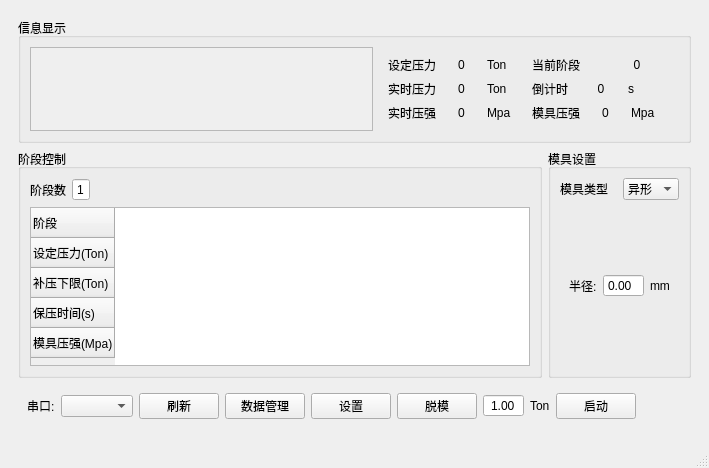
<?xml version="1.0" encoding="UTF-8"?>
<ui version="4.0">
 <class>UiHome</class>
 <widget class="QMainWindow" name="UiHome">
  <property name="geometry">
   <rect>
    <x>0</x>
    <y>0</y>
    <width>680</width>
    <height>468</height>
   </rect>
  </property>
  <property name="windowTitle">
   <string>home</string>
  </property>
  <widget class="QWidget" name="centralwidget">
   <layout class="QGridLayout" name="gridLayout_6">
    <item row="0" column="0">
     <widget class="QStackedWidget" name="stackedWidgetMain">
      <property name="currentIndex">
       <number>0</number>
      </property>
      <widget class="QWidget" name="pageSet">
       <layout class="QGridLayout" name="gridLayout_4">
        <item row="1" column="0">
         <widget class="QGroupBox" name="groupBox">
          <property name="sizePolicy">
           <sizepolicy hsizetype="Expanding" vsizetype="Expanding">
            <horstretch>0</horstretch>
            <verstretch>0</verstretch>
           </sizepolicy>
          </property>
          <property name="title">
           <string>阶段控制</string>
          </property>
          <layout class="QGridLayout" name="gridLayout">
           <item row="0" column="1">
            <widget class="QSpinBox" name="spinBoxStepValue">
             <property name="alignment">
              <set>Qt::AlignCenter</set>
             </property>
             <property name="buttonSymbols">
              <enum>QAbstractSpinBox::NoButtons</enum>
             </property>
             <property name="suffix">
              <string/>
             </property>
             <property name="prefix">
              <string/>
             </property>
             <property name="minimum">
              <number>1</number>
             </property>
             <property name="maximum">
              <number>5</number>
             </property>
            </widget>
           </item>
           <item row="0" column="0">
            <widget class="QLabel" name="label">
             <property name="sizePolicy">
              <sizepolicy hsizetype="Fixed" vsizetype="Preferred">
               <horstretch>0</horstretch>
               <verstretch>0</verstretch>
              </sizepolicy>
             </property>
             <property name="text">
              <string>阶段数</string>
             </property>
            </widget>
           </item>
           <item row="0" column="2">
            <spacer name="horizontalSpacer">
             <property name="orientation">
              <enum>Qt::Horizontal</enum>
             </property>
             <property name="sizeHint" stdset="0">
              <size>
               <width>40</width>
               <height>20</height>
              </size>
             </property>
            </spacer>
           </item>
           <item row="2" column="0" colspan="3">
            <widget class="StepTableWidget" name="tableWidgetStepList">
             <row>
              <property name="text">
               <string>阶段</string>
              </property>
             </row>
             <row>
              <property name="text">
               <string>设定压力(Ton)</string>
              </property>
             </row>
             <row>
              <property name="text">
               <string>补压下限(Ton)</string>
              </property>
             </row>
             <row>
              <property name="text">
               <string>保压时间(s)</string>
              </property>
             </row>
             <row>
              <property name="text">
               <string>模具压强(Mpa)</string>
              </property>
             </row>
            </widget>
           </item>
          </layout>
         </widget>
        </item>
        <item row="1" column="1">
         <widget class="QGroupBox" name="groupBoxTypeSet">
          <property name="sizePolicy">
           <sizepolicy hsizetype="Fixed" vsizetype="Preferred">
            <horstretch>0</horstretch>
            <verstretch>0</verstretch>
           </sizepolicy>
          </property>
          <property name="title">
           <string>模具设置</string>
          </property>
          <layout class="QGridLayout" name="gridLayout_3">
           <item row="0" column="0">
            <layout class="QHBoxLayout" name="horizontalLayout_9">
             <item>
              <widget class="QLabel" name="labelType">
               <property name="text">
                <string>模具类型</string>
               </property>
              </widget>
             </item>
             <item>
              <widget class="QComboBox" name="cBoxTypeValue">
               <item>
                <property name="text">
                 <string>异形</string>
                </property>
               </item>
               <item>
                <property name="text">
                 <string>圆形</string>
                </property>
               </item>
               <item>
                <property name="text">
                 <string>矩形</string>
                </property>
               </item>
              </widget>
             </item>
            </layout>
           </item>
           <item row="1" column="0">
            <widget class="QStackedWidget" name="stackedWidget">
             <property name="currentIndex">
              <number>1</number>
             </property>
             <widget class="QWidget" name="pageSpecial"/>
             <widget class="QWidget" name="pageCycle">
              <layout class="QHBoxLayout" name="horizontalLayout_10">
               <item>
                <widget class="QLabel" name="labelDiameter">
                 <property name="text">
                  <string>半径:</string>
                 </property>
                </widget>
               </item>
               <item>
                <widget class="QDoubleSpinBox" name="dBoxDiameterValue">
                 <property name="buttonSymbols">
                  <enum>QAbstractSpinBox::NoButtons</enum>
                 </property>
                </widget>
               </item>
               <item>
                <widget class="QLabel" name="labelDiameterUnit">
                 <property name="text">
                  <string>mm</string>
                 </property>
                </widget>
               </item>
              </layout>
             </widget>
             <widget class="QWidget" name="pageRect">
              <layout class="QVBoxLayout" name="verticalLayout">
               <item>
                <layout class="QHBoxLayout" name="horizontalLayout_11">
                 <item>
                  <widget class="QLabel" name="labelA">
                   <property name="text">
                    <string>长</string>
                   </property>
                  </widget>
                 </item>
                 <item>
                  <widget class="QDoubleSpinBox" name="dBoxAValue">
                   <property name="buttonSymbols">
                    <enum>QAbstractSpinBox::NoButtons</enum>
                   </property>
                  </widget>
                 </item>
                 <item>
                  <widget class="QLabel" name="labelAUnit">
                   <property name="text">
                    <string>mm</string>
                   </property>
                  </widget>
                 </item>
                </layout>
               </item>
               <item>
                <layout class="QHBoxLayout" name="horizontalLayout_12">
                 <item>
                  <widget class="QLabel" name="labelB">
                   <property name="text">
                    <string>宽</string>
                   </property>
                  </widget>
                 </item>
                 <item>
                  <widget class="QDoubleSpinBox" name="dBoxBValue">
                   <property name="buttonSymbols">
                    <enum>QAbstractSpinBox::NoButtons</enum>
                   </property>
                  </widget>
                 </item>
                 <item>
                  <widget class="QLabel" name="labelBUnit">
                   <property name="text">
                    <string>mm</string>
                   </property>
                  </widget>
                 </item>
                </layout>
               </item>
              </layout>
             </widget>
            </widget>
           </item>
          </layout>
         </widget>
        </item>
        <item row="2" column="0" colspan="2">
         <widget class="QWidget" name="widget" native="true">
          <property name="minimumSize">
           <size>
            <width>0</width>
            <height>0</height>
           </size>
          </property>
          <layout class="QHBoxLayout" name="horizontalLayout_13">
           <item>
            <widget class="QLabel" name="labelCom">
             <property name="text">
              <string>串口:</string>
             </property>
            </widget>
           </item>
           <item>
            <widget class="QComboBox" name="cboBoxTty"/>
           </item>
           <item>
            <widget class="QPushButton" name="pBnUpdateTty">
             <property name="text">
              <string>刷新</string>
             </property>
            </widget>
           </item>
           <item>
            <spacer name="horizontalSpacer_3">
             <property name="orientation">
              <enum>Qt::Horizontal</enum>
             </property>
             <property name="sizeHint" stdset="0">
              <size>
               <width>40</width>
               <height>20</height>
              </size>
             </property>
            </spacer>
           </item>
           <item>
            <widget class="QPushButton" name="pBnData">
             <property name="text">
              <string>数据管理</string>
             </property>
            </widget>
           </item>
           <item>
            <widget class="QPushButton" name="pBnSet">
             <property name="text">
              <string>设置</string>
             </property>
            </widget>
           </item>
           <item>
            <widget class="QPushButton" name="pBnPush">
             <property name="text">
              <string>脱模</string>
             </property>
            </widget>
           </item>
           <item>
            <widget class="QDoubleSpinBox" name="dBoxPushValue">
             <property name="alignment">
              <set>Qt::AlignCenter</set>
             </property>
             <property name="buttonSymbols">
              <enum>QAbstractSpinBox::NoButtons</enum>
             </property>
             <property name="minimum">
              <double>1.000000000000000</double>
             </property>
             <property name="maximum">
              <double>10.000000000000000</double>
             </property>
             <property name="singleStep">
              <double>0.100000000000000</double>
             </property>
            </widget>
           </item>
           <item>
            <widget class="QLabel" name="labelUnitTon">
             <property name="text">
              <string>Ton</string>
             </property>
            </widget>
           </item>
           <item>
            <spacer name="horizontalSpacer_2">
             <property name="orientation">
              <enum>Qt::Horizontal</enum>
             </property>
             <property name="sizeHint" stdset="0">
              <size>
               <width>40</width>
               <height>20</height>
              </size>
             </property>
            </spacer>
           </item>
           <item>
            <widget class="QPushButton" name="pBnStartStop">
             <property name="text">
              <string>启动</string>
             </property>
            </widget>
           </item>
           <item>
            <widget class="QPushButton" name="pBnControl">
             <property name="text">
              <string/>
             </property>
             <property name="flat">
              <bool>true</bool>
             </property>
            </widget>
           </item>
          </layout>
         </widget>
        </item>
        <item row="0" column="0" colspan="2">
         <widget class="QGroupBox" name="groupBoxShow">
          <property name="sizePolicy">
           <sizepolicy hsizetype="Preferred" vsizetype="Expanding">
            <horstretch>0</horstretch>
            <verstretch>0</verstretch>
           </sizepolicy>
          </property>
          <property name="title">
           <string>信息显示</string>
          </property>
          <layout class="QGridLayout" name="gridLayout_2">
           <item row="1" column="0" rowspan="2">
            <widget class="QScrollArea" name="scrollArea_2">
             <property name="widgetResizable">
              <bool>true</bool>
             </property>
             <widget class="PressChartView" name="pressChartView">
              <property name="geometry">
               <rect>
                <x>0</x>
                <y>0</y>
                <width>316</width>
                <height>75</height>
               </rect>
              </property>
             </widget>
            </widget>
           </item>
           <item row="1" column="1" rowspan="2">
            <widget class="QWidget" name="widgetInfo" native="true">
             <property name="minimumSize">
              <size>
               <width>300</width>
               <height>0</height>
              </size>
             </property>
             <layout class="QGridLayout" name="gridLayout_5">
              <item row="0" column="1">
               <layout class="QHBoxLayout" name="horizontalLayout_2">
                <item>
                 <widget class="QLabel" name="labelUp">
                  <property name="text">
                   <string>设定压力</string>
                  </property>
                 </widget>
                </item>
                <item>
                 <widget class="QLabel" name="labelUpValue">
                  <property name="text">
                   <string>0</string>
                  </property>
                  <property name="alignment">
                   <set>Qt::AlignCenter</set>
                  </property>
                 </widget>
                </item>
                <item>
                 <widget class="QLabel" name="labelUpUnit">
                  <property name="text">
                   <string>Ton</string>
                  </property>
                 </widget>
                </item>
               </layout>
              </item>
              <item row="0" column="2">
               <layout class="QHBoxLayout" name="horizontalLayout">
                <item>
                 <widget class="QLabel" name="labelStep">
                  <property name="text">
                   <string>当前阶段</string>
                  </property>
                 </widget>
                </item>
                <item>
                 <widget class="QLabel" name="labelStepValue">
                  <property name="text">
                   <string>0</string>
                  </property>
                  <property name="alignment">
                   <set>Qt::AlignCenter</set>
                  </property>
                 </widget>
                </item>
               </layout>
              </item>
              <item row="1" column="1">
               <layout class="QHBoxLayout" name="horizontalLayout_6">
                <item>
                 <widget class="QLabel" name="labelActPress">
                  <property name="text">
                   <string>实时压力</string>
                  </property>
                 </widget>
                </item>
                <item>
                 <widget class="QLabel" name="labelActPressValue">
                  <property name="text">
                   <string>0</string>
                  </property>
                  <property name="alignment">
                   <set>Qt::AlignCenter</set>
                  </property>
                 </widget>
                </item>
                <item>
                 <widget class="QLabel" name="labelActPressUnit">
                  <property name="text">
                   <string>Ton</string>
                  </property>
                 </widget>
                </item>
               </layout>
              </item>
              <item row="1" column="2">
               <layout class="QHBoxLayout" name="horizontalLayout_8">
                <item>
                 <widget class="QLabel" name="labelActTime">
                  <property name="text">
                   <string>倒计时</string>
                  </property>
                 </widget>
                </item>
                <item>
                 <widget class="QLabel" name="labelActTimeValue">
                  <property name="text">
                   <string>0</string>
                  </property>
                  <property name="alignment">
                   <set>Qt::AlignCenter</set>
                  </property>
                 </widget>
                </item>
                <item>
                 <widget class="QLabel" name="labelActTimeUnit">
                  <property name="text">
                   <string>s</string>
                  </property>
                 </widget>
                </item>
               </layout>
              </item>
              <item row="2" column="2">
               <layout class="QHBoxLayout" name="horizontalLayout_4">
                <item>
                 <widget class="QLabel" name="labelMpa">
                  <property name="text">
                   <string>模具压强</string>
                  </property>
                 </widget>
                </item>
                <item>
                 <widget class="QLabel" name="labelMpaValue">
                  <property name="text">
                   <string>0</string>
                  </property>
                  <property name="alignment">
                   <set>Qt::AlignCenter</set>
                  </property>
                 </widget>
                </item>
                <item>
                 <widget class="QLabel" name="labelMpaUnit">
                  <property name="text">
                   <string>Mpa</string>
                  </property>
                 </widget>
                </item>
               </layout>
              </item>
              <item row="2" column="1">
               <layout class="QHBoxLayout" name="horizontalLayout_7">
                <item>
                 <widget class="QLabel" name="labelActMpa">
                  <property name="text">
                   <string>实时压强</string>
                  </property>
                 </widget>
                </item>
                <item>
                 <widget class="QLabel" name="labelActMpaValue">
                  <property name="text">
                   <string>0</string>
                  </property>
                  <property name="alignment">
                   <set>Qt::AlignCenter</set>
                  </property>
                 </widget>
                </item>
                <item>
                 <widget class="QLabel" name="labelActMpaUnit">
                  <property name="text">
                   <string>Mpa</string>
                  </property>
                 </widget>
                </item>
               </layout>
              </item>
             </layout>
            </widget>
           </item>
          </layout>
         </widget>
        </item>
       </layout>
      </widget>
      <widget class="QWidget" name="pageData">
       <layout class="QGridLayout" name="gridLayout_8">
        <item row="0" column="0">
         <widget class="QGroupBox" name="groupBoxDataList">
          <property name="title">
           <string>数据管理</string>
          </property>
          <layout class="QGridLayout" name="gridLayout_7">
           <item row="1" column="7">
            <widget class="QPushButton" name="pBnTail">
             <property name="text">
              <string>尾页</string>
             </property>
            </widget>
           </item>
           <item row="1" column="3">
            <widget class="QPushButton" name="pBnFirst">
             <property name="text">
              <string>首页</string>
             </property>
            </widget>
           </item>
           <item row="1" column="1">
            <widget class="QLabel" name="labelPageValue">
             <property name="text">
              <string>0/0</string>
             </property>
            </widget>
           </item>
           <item row="1" column="0">
            <widget class="QLabel" name="labelPage">
             <property name="text">
              <string>页码:</string>
             </property>
            </widget>
           </item>
           <item row="1" column="4">
            <widget class="QPushButton" name="pBnPre">
             <property name="text">
              <string>上一页</string>
             </property>
            </widget>
           </item>
           <item row="1" column="6">
            <widget class="QPushButton" name="pBnNext">
             <property name="text">
              <string>下一页</string>
             </property>
            </widget>
           </item>
           <item row="1" column="2">
            <spacer name="horizontalSpacer_4">
             <property name="orientation">
              <enum>Qt::Horizontal</enum>
             </property>
             <property name="sizeHint" stdset="0">
              <size>
               <width>40</width>
               <height>20</height>
              </size>
             </property>
            </spacer>
           </item>
           <item row="1" column="8">
            <widget class="QPushButton" name="pBnReturn">
             <property name="text">
              <string>返回</string>
             </property>
            </widget>
           </item>
           <item row="0" column="0" colspan="9">
            <widget class="QTableWidget" name="tableWidget">
             <property name="focusPolicy">
              <enum>Qt::NoFocus</enum>
             </property>
             <property name="verticalScrollBarPolicy">
              <enum>Qt::ScrollBarAlwaysOff</enum>
             </property>
             <property name="horizontalScrollBarPolicy">
              <enum>Qt::ScrollBarAlwaysOff</enum>
             </property>
             <property name="sizeAdjustPolicy">
              <enum>QAbstractScrollArea::AdjustIgnored</enum>
             </property>
             <attribute name="horizontalHeaderStretchLastSection">
              <bool>true</bool>
             </attribute>
             <attribute name="verticalHeaderStretchLastSection">
              <bool>true</bool>
             </attribute>
             <row>
              <property name="text">
               <string>1</string>
              </property>
             </row>
             <row>
              <property name="text">
               <string>2</string>
              </property>
             </row>
             <row>
              <property name="text">
               <string>3</string>
              </property>
             </row>
             <row>
              <property name="text">
               <string>4</string>
              </property>
             </row>
             <row>
              <property name="text">
               <string>5</string>
              </property>
             </row>
             <row>
              <property name="text">
               <string>6</string>
              </property>
             </row>
             <row>
              <property name="text">
               <string>7</string>
              </property>
             </row>
             <row>
              <property name="text">
               <string>8</string>
              </property>
             </row>
             <row>
              <property name="text">
               <string>9</string>
              </property>
             </row>
             <row>
              <property name="text">
               <string>10</string>
              </property>
             </row>
             <row>
              <property name="text">
               <string>11</string>
              </property>
             </row>
             <row>
              <property name="text">
               <string>12</string>
              </property>
             </row>
             <row>
              <property name="text">
               <string>13</string>
              </property>
             </row>
             <row>
              <property name="text">
               <string>14</string>
              </property>
             </row>
             <row>
              <property name="text">
               <string>15</string>
              </property>
             </row>
             <row>
              <property name="text">
               <string>16</string>
              </property>
             </row>
             <row>
              <property name="text">
               <string>17</string>
              </property>
             </row>
             <row>
              <property name="text">
               <string>18</string>
              </property>
             </row>
             <row>
              <property name="text">
               <string>19</string>
              </property>
             </row>
             <row>
              <property name="text">
               <string>20</string>
              </property>
             </row>
             <column>
              <property name="text">
               <string>序号</string>
              </property>
             </column>
             <column>
              <property name="text">
               <string>检测时间</string>
              </property>
             </column>
             <column>
              <property name="text">
               <string>模具形状</string>
              </property>
             </column>
             <column>
              <property name="text">
               <string>模具尺寸</string>
              </property>
             </column>
             <column>
              <property name="text">
               <string>最大压力</string>
              </property>
             </column>
            </widget>
           </item>
          </layout>
         </widget>
        </item>
       </layout>
      </widget>
     </widget>
    </item>
   </layout>
  </widget>
  <widget class="QStatusBar" name="statusbar"/>
 </widget>
 <customwidgets>
  <customwidget>
   <class>StepTableWidget</class>
   <extends>QTableWidget</extends>
   <header>ui/steplist/steptablewidget.h</header>
  </customwidget>
  <customwidget>
   <class>PressChartView</class>
   <extends>QWidget</extends>
   <header>ui/chartview/presschartview.h</header>
   <container>1</container>
  </customwidget>
 </customwidgets>
 <resources/>
 <connections/>
</ui>
